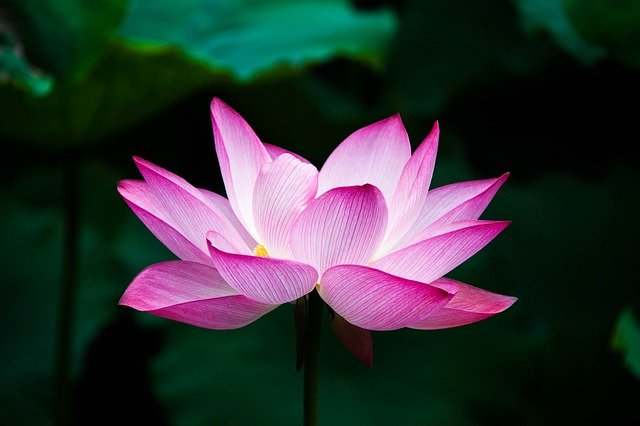
#> input picture 43.OpenCV/사진/flower1.jpg, 640 x 426 px, found by its file name
$ jupyter execute 07_Histogram.ipynb
#> lines starting #> are read from the running program, lines starting #| are printed output that depends on the picture
# Histogram

[cell 1]
import numpy as np
import cv2
from google.colab.patches import cv2_imshow
from google.colab import files

import matplotlib.pyplot as plt
plt.style.use('seaborn-white')

[cell 2]
uploaded = files.upload()
#> the answer given: flower1.jpg

- Histogram

[cell 3]
img1 = cv2.imread('flower1.jpg', 0)
#> img1: shape (426, 640); min 0, max 255, mean 50.7
img2 = cv2.imread('flower2.jpg', 0)
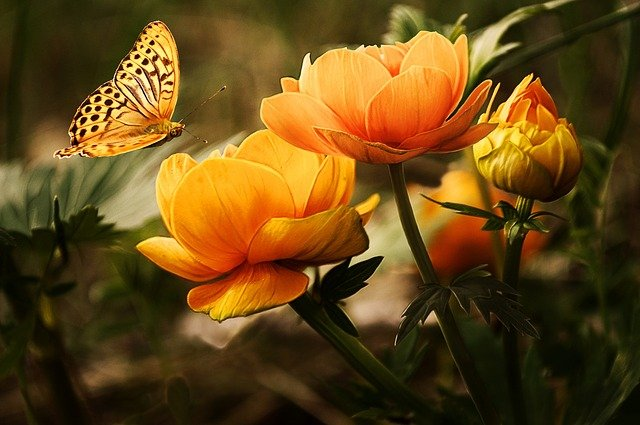
#> input picture 43.OpenCV/사진/flower2.jpg, 640 x 425 px, found by its file name
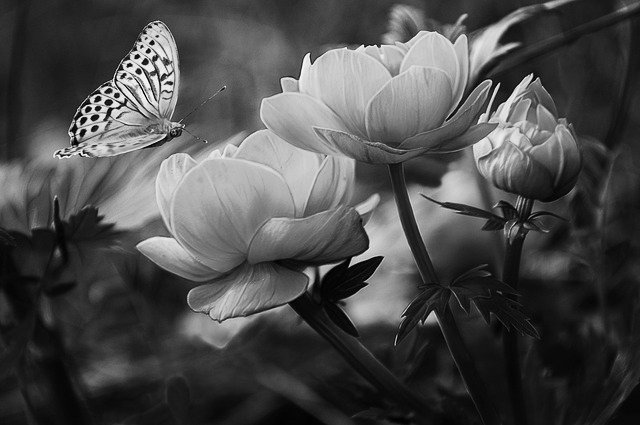
#> img2: shape (425, 640); min 0, max 255, mean 75

[cell 4]
hist1 = cv2.calcHist([img1], [0], None, [256], [0,255])
#> hist1 = 256 values, max 19452 at index 1, min 0 at index 255, mean 1065
hist2 = cv2.calcHist([img2], [0], None, [256], [0,255])
#> hist2 = 256 values, max 3853 at index 32, min 0 at index 255, mean 1062.5

[cell 5]
plt.figure(figsize=(12,8))
plt.subplot(221), plt.imshow(img1, 'gray'), plt.title('Flower1')
plt.subplot(222), plt.imshow(img2, 'gray'), plt.title('Flower2')
plt.subplot(223), plt.plot(hist1)
plt.subplot(224), plt.plot(hist2)
plt.show()
#> figure, not shown here; panel 3: curve peaks at x = 1, y = 19452; panel 4: curve peaks at x = 32, y = 3853

- Mask를 적용한 히스토그램

[cell 6]
uploaded = files.upload()
#> the answer given: flower2.jpg

[cell 7]
img = cv2.imread('cat.jpg')
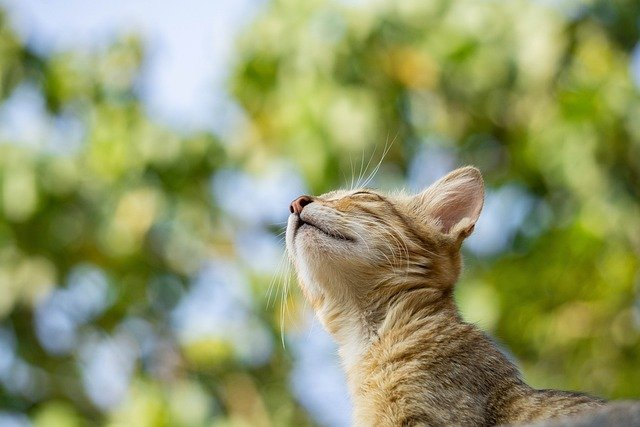
#> input picture 43.OpenCV/사진/cat.jpg, 640 x 427 px, found by its file name
#> img is the input picture: shape (427, 640, 3); mean B, G, R 106.7, 152.9, 145.6
img = cv2.cvtColor(img, cv2.COLOR_BGR2RGB)
img.shape
#> Out = (427, 640, 3)

[cell 8]
mask = np.zeros(img.shape[:2], np.uint8)
mask[180:400, 260:600] = 255

[cell 9]
masked_img = cv2.bitwise_and(img, img, mask=mask)
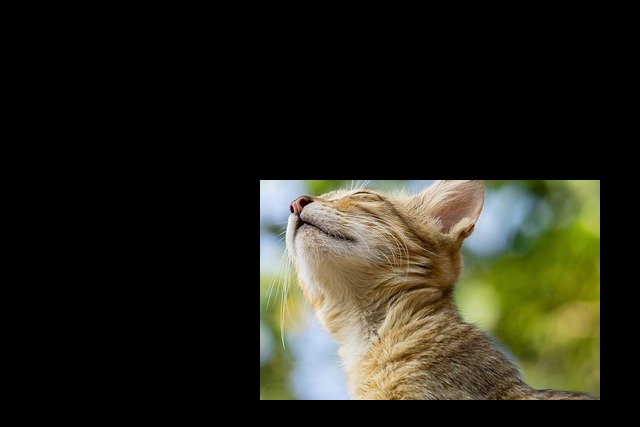
#> masked_img: shape (427, 640, 3); mean R, G, B 38.2, 37.4, 25.9

[cell 10]
hist = cv2.calcHist([img], [1], None, [256], [0,255])
#> hist = 256 values, max 2214 at index 200, min 0 at index 247, mean 1067.5
hist_mask = cv2.calcHist([img], [1], mask, [256], [0,255])
#> hist_mask = 256 values, max 796 at index 119, min 0 at index 247, mean 292.2

[cell 11]
plt.figure(figsize=(14,12))
plt.subplot(221), plt.imshow(img, 'gray'), plt.title('Original')
plt.subplot(222), plt.imshow(mask, 'gray'), plt.title('Mask')
plt.subplot(223), plt.imshow(masked_img, 'gray'), plt.title('Masked Image')
plt.subplot(224), plt.plot(hist, 'r-'), plt.plot(hist_mask, 'b-'), plt.title('Histogram')
plt.show()
#> figure, not shown here; panel 4: curve peaks at x = 200, y = 2214; panel 4: curve peaks at x = 119, y = 796

- 히스토그램 평탄화(Equalization)

[cell 12]
uploaded = files.upload()
#> the answer given: cat.jpg

[cell 13]
img = cv2.imread('taiwan.jpg', 0)
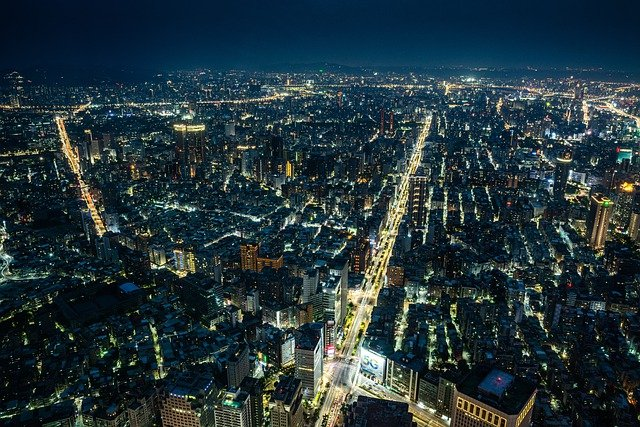
#> input picture 43.OpenCV/사진/taiwan.jpg, 640 x 427 px, found by its file name
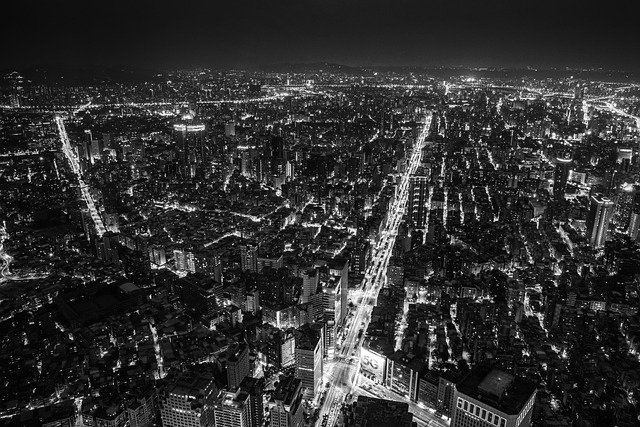
#> img: shape (427, 640); min 0, max 255, mean 48.7
img.shape
#> Out = (427, 640)

- Numpy로 Equalization

[cell 14]
hist, bins = np.histogram(img.flatten(), bins=256, range=[0,255])
#> hist = 256 values, max 5761 at index 24, min 82 at index 254, mean 1067.5; bins = 257 values from 0 to 255

[cell 15]
cdf = hist.cumsum()
#> cdf = 256 values from 4436 to 273280
cdf_m = np.ma.masked_equal(cdf, 0)

[cell 16]
cdf_m = (cdf_m - cdf_m.min()) * 255 / (cdf_m.max() - cdf_m.min())
cdf = np.ma.filled(cdf_m, 0).astype('uint8')
#> cdf = 256 values from 0 to 255

[cell 17]
img2 = cdf[img]
#> img2: shape (427, 640)

[cell 18]
plt.figure(figsize=(14,6))
plt.subplot(121), plt.imshow(img, 'gray'), plt.title('Original')
plt.subplot(122), plt.imshow(img2, 'gray'), plt.title('Equalization')
plt.show()

- OpenCV로 Equalization

[cell 19]
img2 = cv2.equalizeHist(img)

[cell 20]
plt.figure(figsize=(14,6))
plt.subplot(121), plt.imshow(img, 'gray'), plt.title('Original')
plt.subplot(122), plt.imshow(img2, 'gray'), plt.title('Equalization')
plt.show()

- CLAHE(Contrast Limited Adaptive Histogram Equalization)

[cell 21]
up = files.upload()
#> the answer given: taiwan.jpg

[cell 22]
img = cv2.imread('keyboard.jpg', 0)
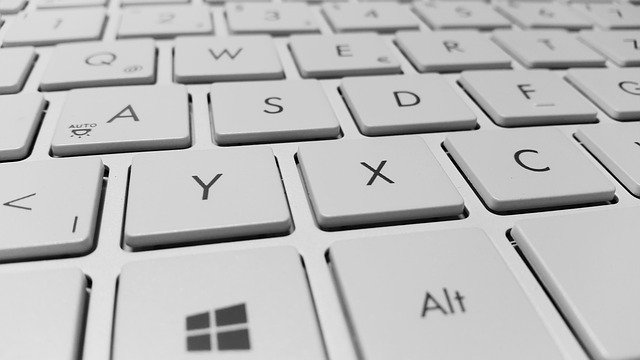
#> input picture 43.OpenCV/사진/keyboard.jpg, 640 x 360 px, found by its file name
#> img is the input picture: shape (360, 640); min 0, max 255, mean 188.4
img.shape
#> Out = (360, 640)

[cell 23]
img2 = cv2.equalizeHist(img)
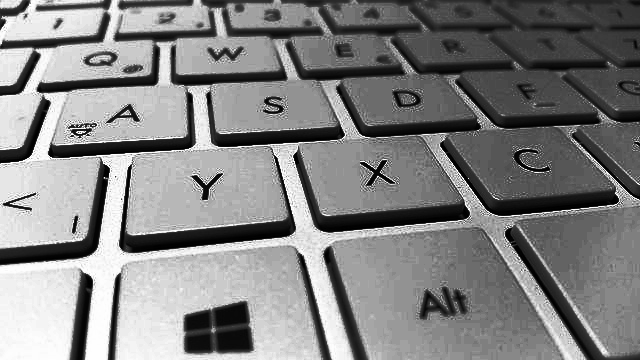
#> img2: shape (360, 640); min 0, max 255, mean 130.1

[cell 24]
plt.figure(figsize=(14,6))
plt.subplot(121), plt.imshow(img, 'gray'), plt.title('Original')
plt.subplot(122), plt.imshow(img2, 'gray'), plt.title('Equalization')
plt.show()

- 위 결과에서 밝은 부분은 균일화가 적용되어 어두어졌지만, 일부 이미지 영역은 너무 어두워짐
- 이 문제를 해결하기 위해서 Adaptive historgram equalization을 적용하게 됨

[cell 25]
clahe = cv2.createCLAHE(clipLimit=2.0, tileGridSize=(8,8))
img2 = clahe.apply(img)

[cell 26]
plt.figure(figsize=(14,6))
plt.subplot(121), plt.imshow(img, 'gray'), plt.title('Original')
plt.subplot(122), plt.imshow(img2, 'gray'), plt.title('Equalization')
plt.show()

- 2D Histogram

[cell 27]
up = files.upload()
#> the answer given: keyboard.jpg

[cell 28]
img = cv2.imread('canal.jpg')
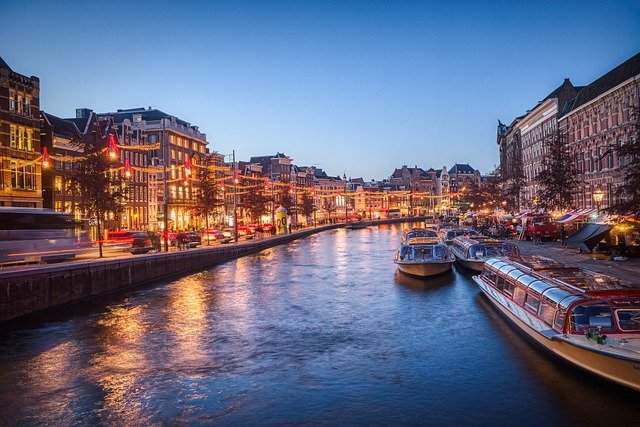
#> input picture 43.OpenCV/사진/canal.jpg, 640 x 427 px, found by its file name
#> img is the input picture: shape (427, 640, 3); mean B, G, R 127.6, 104.1, 102.5
img.shape
#> Out = (427, 640, 3)

[cell 29]
hsv = cv2.cvtColor(img, cv2.COLOR_BGR2HSV)
#> hsv: shape (427, 640, 3); mean H, S, V 102.1, 118.4, 147

[cell 30]
hist = cv2.calcHist([hsv], channels=[0,1], mask=None, histSize=[180,256], ranges=[0,180, 0,256])
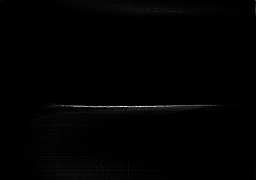
#> hist: shape (180, 256) float32; min 0, max 806, mean 5.9; drawn with min black and max white
cv2_imshow(hist)

[cell 31]
img = cv2.cvtColor(img, cv2.COLOR_BGR2RGB)
plt.figure(figsize=(14,6))
plt.subplot(121), plt.imshow(img), plt.title('Original')
plt.subplot(122), plt.imshow(hist), plt.title('Histogram')
plt.show()
